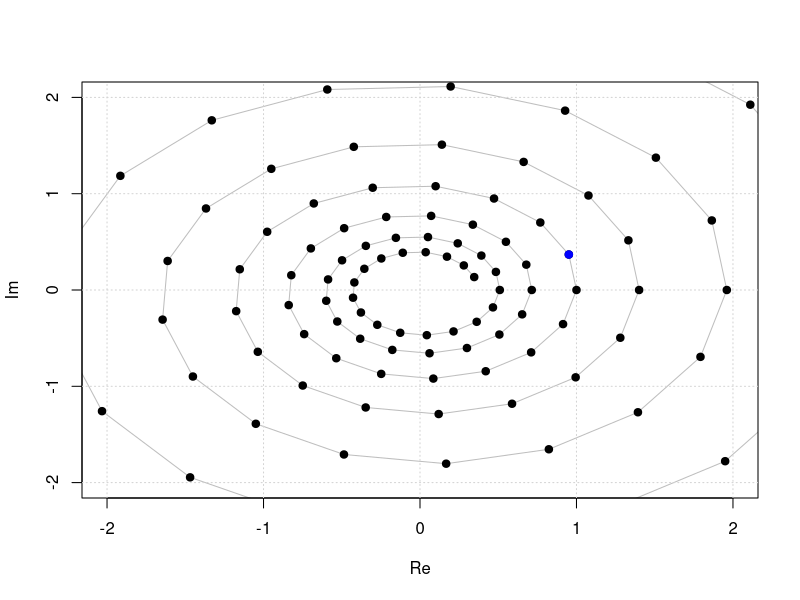
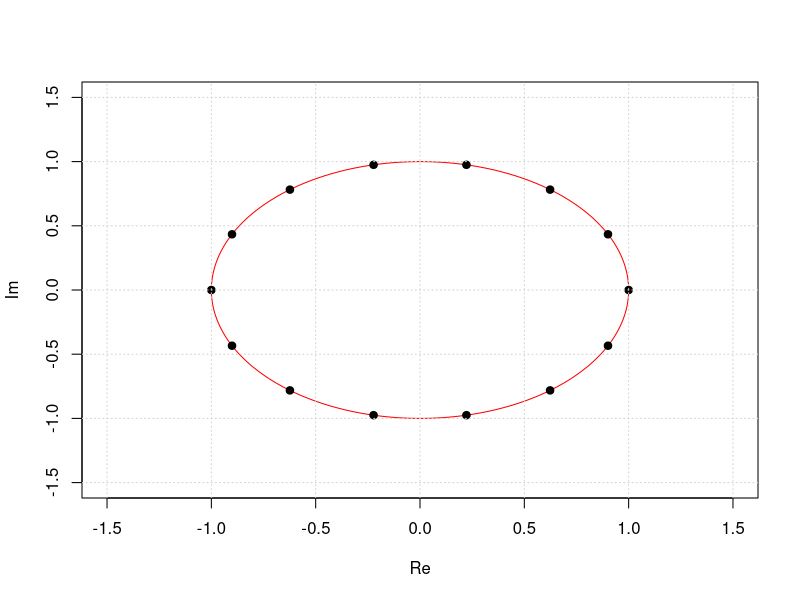
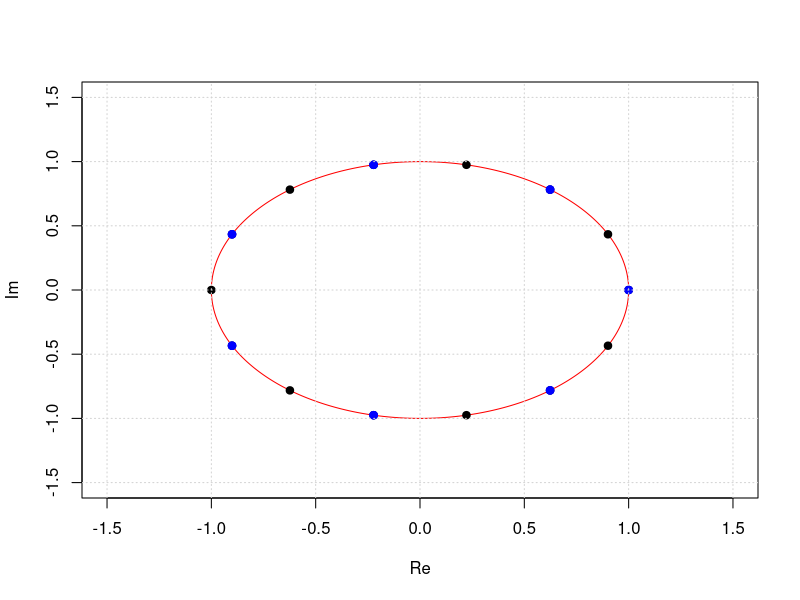
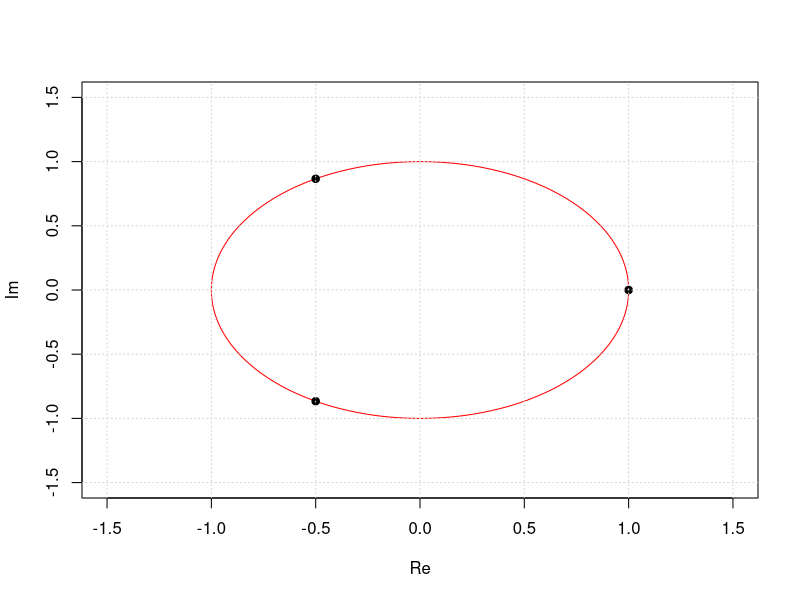
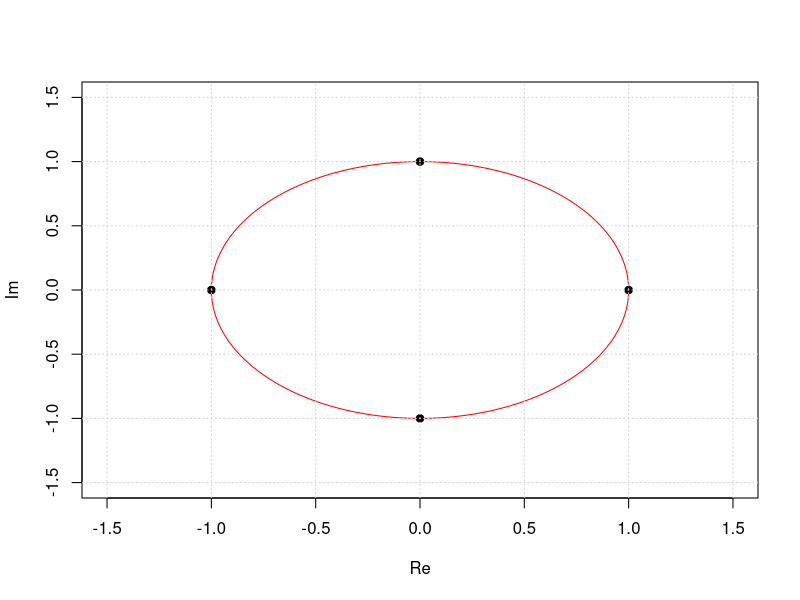
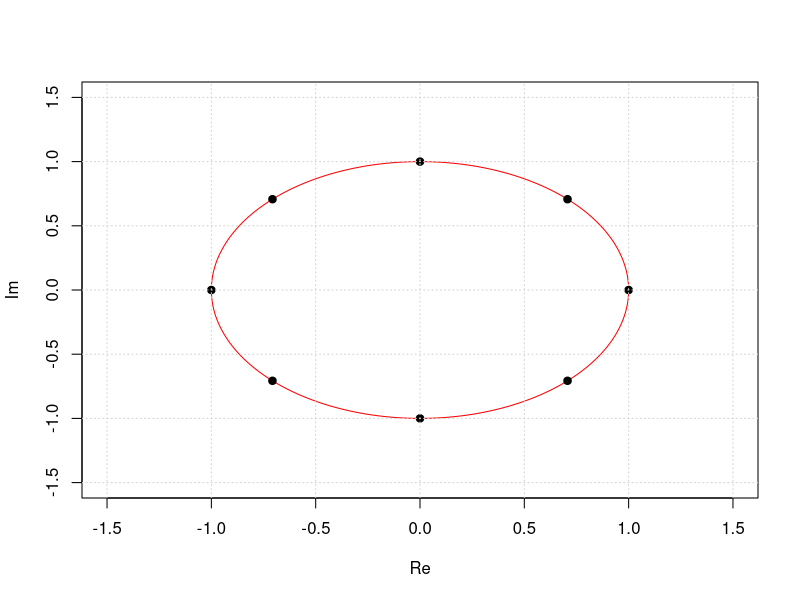

Reproduce these figures in R, in order.
## ---- chunk 1
n = 17
ii = 0+1i
z = 1.02*exp(2*pi*ii/n)
z
## ---- chunk 2
G = z^(-50:100)
plot(Re(G),Im(G),col='gray',xlim=c(-2,2),ylim=c(-2,2),type='l',xlab="Re",ylab="Im")
grid()
points(Re(G),Im(G),col='black',pch=19)
points(Re(z),Im(z),pch=19,col='blue')
## ---- chunk 3
n = 14
ii = 0+1i
w = exp(2*pi*ii/n)
w
## ---- chunk 4
n = 14
ii = 0+1i
w = exp(2*pi*ii/n)
G = w^(0:(n-1))
tt = seq(0,2*pi,len=1000)
plot(cos(tt),sin(tt),type='l',col='red',xlim=c(-1.5,1.5),ylim=c(-1.5,1.5),xlab="Re",ylab="Im")
points(Re(G),Im(G),col='black',pch=19)
grid()
## ---- chunk 5
n = 14
ii = 0+1i
w = exp(2*pi*ii/n)
G = w^(0:(n-1))
H = w^(2*(0:(n-1)))
tt = seq(0,2*pi,len=1000)
plot(cos(tt),sin(tt),type='l',col='red',xlim=c(-1.5,1.5),ylim=c(-1.5,1.5),xlab="Re",ylab="Im")
points(Re(G),Im(G),col='black',pch=19)
points(Re(H),Im(H),col='blue',pch=19)
grid()
## ---- chunk 6
n = 3
ii = 0+1i
w = exp(2*pi*ii/n)
G = w^(0:(n-1))
tt = seq(0,2*pi,len=1000)
plot(cos(tt),sin(tt),type='l',col='red',xlim=c(-1.5,1.5),ylim=c(-1.5,1.5),xlab="Re",ylab="Im")
points(Re(G),Im(G),col='black',pch=19)
grid()
## ---- chunk 7
n = 4
ii = 0+1i
w = exp(2*pi*ii/n)
G = w^(0:(n-1))
tt = seq(0,2*pi,len=1000)
plot(cos(tt),sin(tt),type='l',col='red',xlim=c(-1.5,1.5),ylim=c(-1.5,1.5),xlab="Re",ylab="Im")
points(Re(G),Im(G),col='black',pch=19)
grid()
## ---- chunk 8
n = 8
ii = 0+1i
w = exp(2*pi*ii/n)
G = w^(0:(n-1))
tt = seq(0,2*pi,len=1000)
plot(cos(tt),sin(tt),type='l',col='red',xlim=c(-1.5,1.5),ylim=c(-1.5,1.5),xlab="Re",ylab="Im")
points(Re(G),Im(G),col='black',pch=19)
grid()
